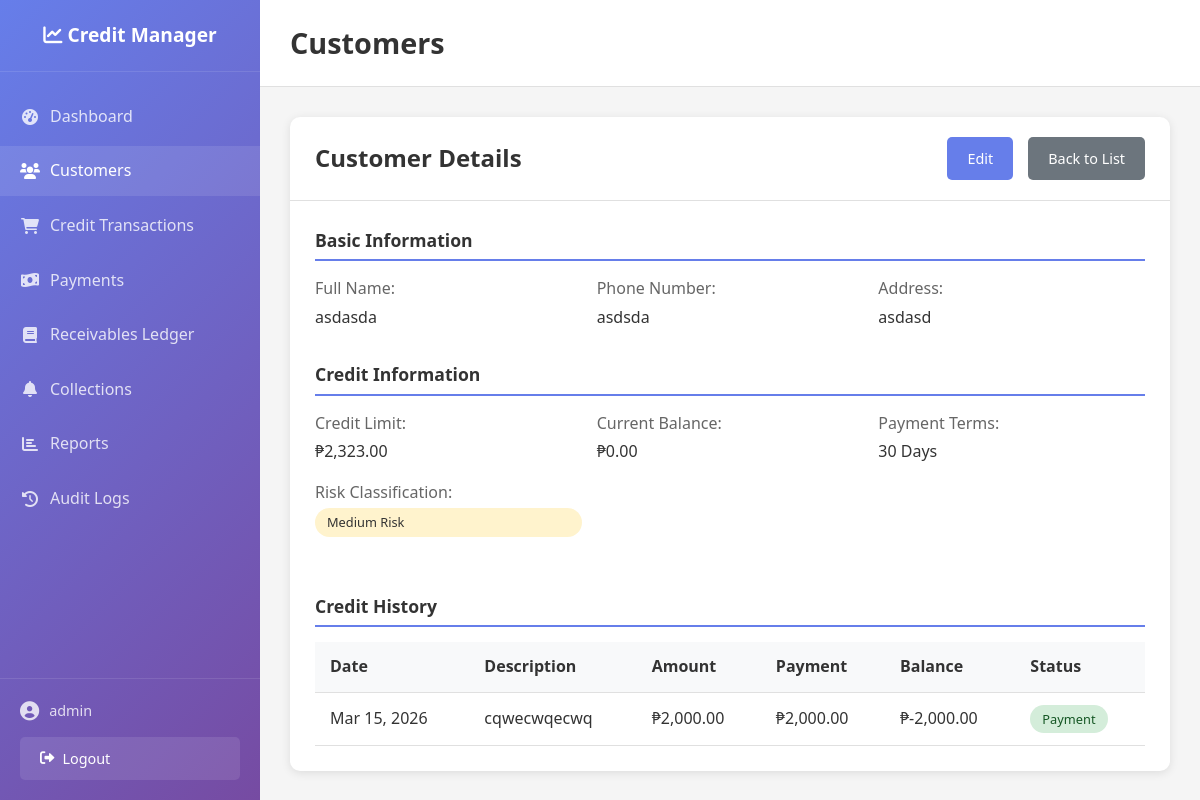
/credit-management-system/customers.php?action=view&id=1 (signed in), run on the app's committed database.
### tables this page shows
CREATE TABLE `customers` (
  `customer_id` int(11) NOT NULL,
  `full_name` varchar(100) NOT NULL,
  `phone_number` varchar(20) DEFAULT NULL,
  `address` text DEFAULT NULL,
  `credit_limit` decimal(10,2) DEFAULT 0.00,
  `payment_terms` int(11) DEFAULT 30,
  `risk_classification` enum('low','medium','high') DEFAULT 'medium',
  `current_balance` decimal(10,2) DEFAULT 0.00,
  `created_at` timestamp NOT NULL DEFAULT current_timestamp()
);

CREATE TABLE `payments` (
  `payment_id` int(11) NOT NULL,
  `transaction_id` int(11) NOT NULL,
  `customer_id` int(11) NOT NULL,
  `amount_paid` decimal(10,2) NOT NULL,
  `payment_date` date NOT NULL,
  `payment_method` enum('cash','bank_transfer','check','mobile_money') DEFAULT 'cash',
  `notes` text DEFAULT NULL,
  `created_at` timestamp NOT NULL DEFAULT current_timestamp()
);

CREATE TABLE `credit_transactions` (
  `transaction_id` int(11) NOT NULL,
  `customer_id` int(11) NOT NULL,
  `item_description` text NOT NULL,
  `quantity` int(11) NOT NULL,
  `unit_price` decimal(10,2) NOT NULL,
  `total_amount` decimal(10,2) NOT NULL,
  `transaction_date` date NOT NULL,
  `due_date` date NOT NULL,
  `status` enum('unpaid','partially_paid','paid') DEFAULT 'unpaid',
  `created_at` timestamp NOT NULL DEFAULT current_timestamp()
);

### credit-management-system/config/config.php (called while the page is built, shortened)
<?php
function getDBConnection() {
    try {
        $conn = new PDO("mysql:host=" . DB_HOST . ";dbname=" . DB_NAME, DB_USER, DB_PASS);
        $conn->setAttribute(PDO::ATTR_ERRMODE, PDO::ERRMODE_EXCEPTION);
        $conn->setAttribute(PDO::ATTR_DEFAULT_FETCH_MODE, PDO::FETCH_ASSOC);
        return $conn;
    } catch(PDOException $e) {
        die("Connection failed: " . $e->getMessage());
    }
}
function formatCurrency($amount) {
    return '₱' . number_format($amount ?? 0, 2);
}
function formatDate($date) {
    return date('M d, Y', strtotime($date));
}
?>

### credit-management-system/models/Customer.php (called while the page is built, shortened)
<?php
class Customer {
    private $conn;
    public function __construct($conn) {
        $this->conn = $conn;
    }
    public function getById($id) {
        $stmt = $this->conn->prepare("SELECT * FROM customers WHERE customer_id = ?");
        $stmt->execute([$id]);
        return $stmt->fetch();
    }
    public function getCreditHistory($id) {
        $stmt = $this->conn->prepare("
            SELECT ct.*, p.amount_paid, p.payment_date
            FROM credit_transactions ct
            LEFT JOIN payments p ON ct.transaction_id = p.transaction_id
            WHERE ct.customer_id = ?
            ORDER BY ct.transaction_date DESC
        ");
        $stmt->execute([$id]);
        return $stmt->fetchAll();
    }
}
?>

### credit-management-system/customers.php (the view, shortened to what this page needs)
<?php
require_once 'config/config.php';
require_once 'models/Customer.php';
$customer = new Customer(getDBConnection());
$action = $_GET['action'] ?? 'list';
switch ($action) {
        ?>
        <?php
    case 'view':
        $id = intval($_GET['id']);
        $customerData = $customer->getById($id);
        $creditHistory = $customer->getCreditHistory($id);
        include 'includes/header.php';
        ?>
        <div class="customer-detail">
            <div class="detail-header">
                <h2>Customer Details</h2>
                <div class="header-actions">
                    <a href="customers.php?action=edit&id=<?php echo $id; ?>" class="btn btn-primary">Edit</a>
                    <a href="customers.php" class="btn btn-secondary">Back to List</a>
                </div>
            </div>
            <div class="customer-info">
                <div class="info-section">
                    <h3>Basic Information</h3>
                    <div class="info-grid">
                        <div class="info-item">
                            <label>Full Name:</label>
                            <span><?php echo $customerData['full_name']; ?></span>
                        </div>
                        <div class="info-item">
                            <label>Phone Number:</label>
                            <span><?php echo $customerData['phone_number'] ?: 'N/A'; ?></span>
                        </div>
                        <div class="info-item">
                            <label>Address:</label>
                            <span><?php echo $customerData['address'] ?: 'N/A'; ?></span>
                        </div>
                    </div>
                </div>
                <div class="info-section">
                    <h3>Credit Information</h3>
                    <div class="info-grid">
                        <div class="info-item">
                            <label>Credit Limit:</label>
                            <span><?php echo formatCurrency($customerData['credit_limit']); ?></span>
                        </div>
                        <div class="info-item">
                            <label>Current Balance:</label>
                            <span><?php echo formatCurrency($customerData['current_balance']); ?></span>
                        </div>
                        <div class="info-item">
                            <label>Payment Terms:</label>
                            <span><?php echo $customerData['payment_terms']; ?> Days</span>
                        </div>
                        <div class="info-item">
                            <label>Risk Classification:</label>
                            <span class="risk-badge risk-<?php echo $customerData['risk_classification']; ?>">
                                <?php echo ucfirst($customerData['risk_classification']); ?> Risk
                            </span>
                        </div>
                    </div>
                </div>
            </div>
            <div class="credit-history">
                <h3>Credit History</h3>
                <div class="table-container">
                    <table class="data-table">
                        <thead>
                            <tr>
                                <th>Date</th>
                                <th>Description</th>
                                <th>Amount</th>
                                <th>Payment</th>
                                <th>Balance</th>
                                <th>Status</th>
                            </tr>
                        </thead>
                        <tbody>
                            <?php if (empty($creditHistory)): ?>
                                <tr>
                                    <td colspan="6" class="text-center">No credit history found</td>
                                </tr>
                            <?php else: ?>
                                <?php
                                $runningBalance = 0;
                                foreach ($creditHistory as $record):
                                    if ($record['amount_paid']) {
                                        $runningBalance -= $record['amount_paid'];
                                    } else {
                                        $runningBalance += $record['total_amount'];
                                    }
                                ?>
                                    <tr>
                                        <td><?php echo formatDate($record['transaction_date'] ?? $record['payment_date']); ?></td>
                                        <td><?php echo $record['item_description'] ?? 'Payment Received'; ?></td>
                                        <td><?php echo $record['total_amount'] ? formatCurrency($record['total_amount']) : '-'; ?></td>
                                        <td><?php echo $record['amount_paid'] ? formatCurrency($record['amount_paid']) : '-'; ?></td>
                                        <td><?php echo formatCurrency($runningBalance); ?></td>
                                        <td>
                                            <?php if ($record['amount_paid']): ?>
                                                <span class="status-badge status-paid">Payment</span>
                                            <?php else: ?>
                                                <span class="status-badge status-<?php echo $record['status']; ?>">
                                                    <?php echo ucfirst($record['status']); ?>
                                                </span>
                                            <?php endif; ?>
                                        </td>
                                    </tr>
                                <?php endforeach; ?>
                            <?php endif; ?>
                        </tbody>
                    </table>
                </div>
            </div>
        </div>
        <?php
        include 'includes/footer.php';
        break;
        ?>
        <?php
}
?>

### credit-management-system/assets/css/style.css (style rules this page uses)
* { margin: 0; padding: 0; box-sizing: border-box; }
body { font-family: 'Segoe UI', Tahoma, Geneva, Verdana, sans-serif; line-height: 1.6; color: #333; background-color: #f5f5f5; }
.header-actions { display: flex; align-items: center; gap: 15px; }
.btn { display: inline-flex; align-items: center; padding: 10px 20px; border: none; border-radius: 5px; font-size: 0.9rem; font-weight: 500; text-decoration: none; cursor: pointer; transition: all 0.3s ease; gap: 8px; }
.btn-primary { background: #667eea; color: white; }
.btn-secondary { background: #6c757d; color: white; }
.table-container { overflow-x: auto; }
.data-table { width: 100%; border-collapse: collapse; background: white; }
.data-table th, .data-table td { padding: 12px 15px; text-align: left; border-bottom: 1px solid #e0e0e0; }
.data-table th { background: #f8f9fa; font-weight: 600; color: #333; position: sticky; top: 0; }
.status-badge { display: inline-block; padding: 4px 12px; border-radius: 20px; font-size: 0.8rem; font-weight: 500; }
.status-paid { background: #d4edda; color: #155724; }
.risk-badge { display: inline-block; padding: 4px 12px; border-radius: 20px; font-size: 0.8rem; font-weight: 500; }
.risk-medium { background: #fff3cd; color: #856404; }
.customer-detail { background: white; border-radius: 10px; box-shadow: 0 2px 10px rgba(0, 0, 0, 0.1); overflow: hidden; }
.detail-header { padding: 20px 25px; border-bottom: 1px solid #e0e0e0; display: flex; justify-content: space-between; align-items: center; }
.customer-info { padding: 25px; }
.info-section { margin-bottom: 30px; }
.info-section h3 { font-size: 1.1rem; margin-bottom: 15px; color: #333; border-bottom: 2px solid #667eea; padding-bottom: 5px; }
.info-grid { display: grid; grid-template-columns: repeat(auto-fit, minmax(250px, 1fr)); gap: 15px; }
.info-item { display: flex; flex-direction: column; }
.info-item label { font-weight: 500; color: #666; margin-bottom: 3px; }
.info-item span { color: #333; }
.credit-history { padding: 0 25px 25px; }
.credit-history h3 { font-size: 1.1rem; margin-bottom: 15px; color: #333; border-bottom: 2px solid #667eea; padding-bottom: 5px; }

### data on the page
customers: full_name "asdasda", phone_number "asdsda", address "asdasd", credit_limit "₱2,323.00", current_balance "₱0.00", payment_terms "30", risk_classification "Medium"
payments: transaction.transaction_date "Mar 15, 2026", transaction.item_description "cqwecwqecwq", transaction.total_amount "₱2,000.00", amount_paid "₱2,000.00", runningBalance "₱-2,000.00", shows "Payment"

### other printed values
$_SESSION['admin_username'] "admin"
$page_title "Customers"
